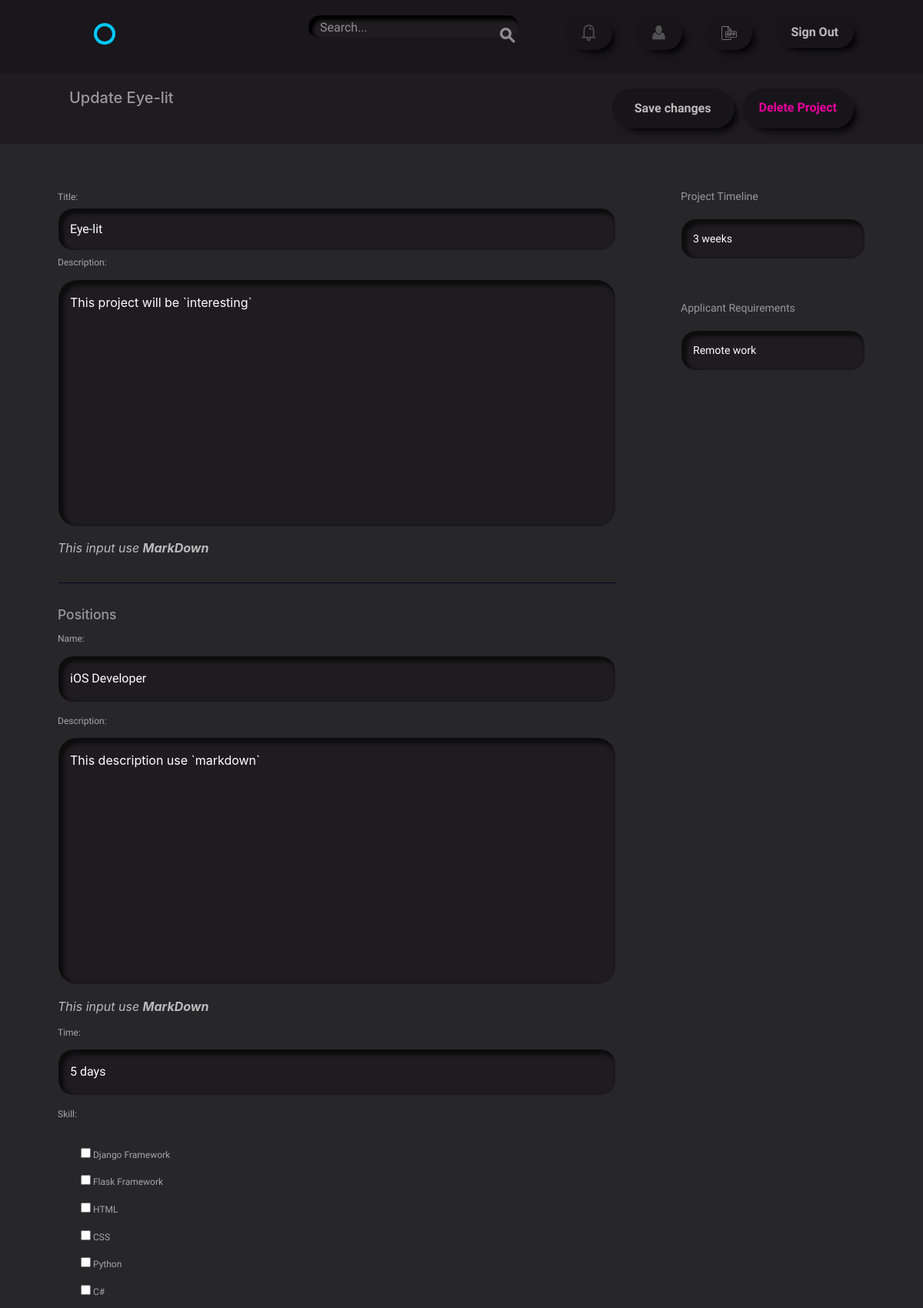
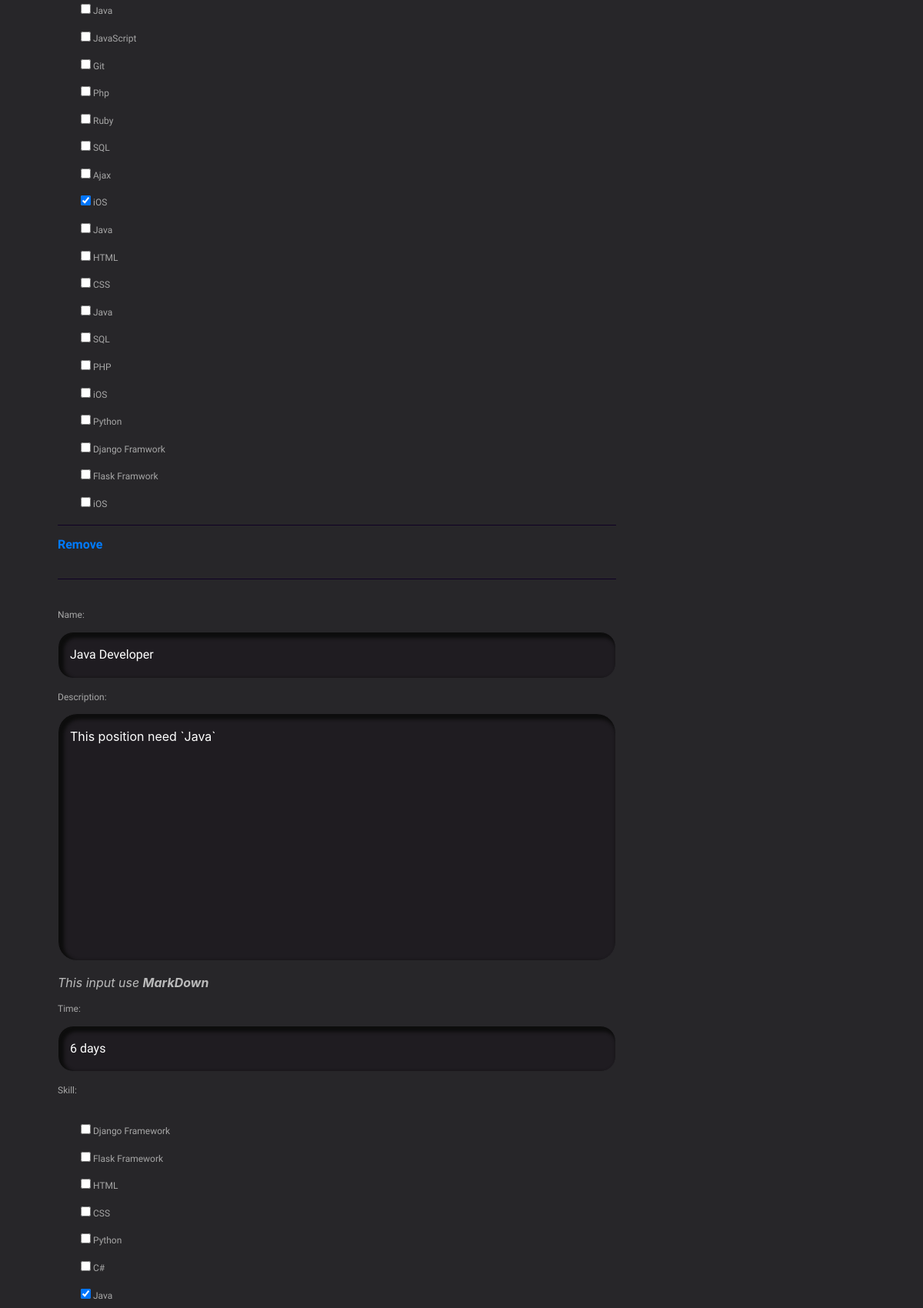
Page /project/12/edit/ (signed in, upper part) on the committed database (2 pictures, top to bottom).
### projects/models.py (models this page shows)
class Project(models.Model):
    user = models.ForeignKey(settings.AUTH_USER_MODEL,
                             related_name='projects',
                             on_delete=models.CASCADE)
    title = models.CharField(max_length=50)
    description = models.TextField(default='')
    time_estimate = models.CharField(max_length=100)
    requirements = models.CharField(max_length=255)
    def __str__(self):
        return '{}'.format(self.title)

### projects/views.py (the view, shortened to what this page needs)
# urls.py: url(r'project/(?P<pk>\d+)/edit/$', views.ProjectEditView.as_view(), name='edit'),
class ProjectEditView(LrM, PtM, UpdateView):
    form_class = forms.ProjectForm
    template_name = "projects/project_edit.html"
    context_object_name = "project"
    def get_page_title(self):
        return "Update {}".format(self.object)
    def get_object(self, queryset=None):
        pk = self.kwargs.get('pk')
        project = models.Project.objects.filter(pk=pk).first()
        return project
    def get_context_data(self, **kwargs):
        context = super().get_context_data(**kwargs)
        context['form'] = self.get_form()
        context['position_formset'] = forms.PositionInlineFormset(
            queryset=models.Position.objects.filter(
                project=context['project']))
        return context

### projects/forms.py
class ProjectForm(forms.ModelForm):
    description = forms.Textarea(attrs={"cols": 28, "rows": 6})
    class Meta:
        model = models.Project
        fields = [
            'title',
            'description',
            'time_estimate',
            'requirements']

### accounts/models.py (called while the page is built)
    def __str__(self):
        return self.name

### projects/mixin.py (called while the page is built)
    def get_context_data(self, **kwargs):
        context = super().get_context_data(**kwargs)
        context['page_title'] = self.get_page_title()
        return context

### projects/templates/projects/project_edit.html (shortened to what this page needs)
{% extends "layout.html" %}
{% block content %}
    <div class="circle--actions--bar action-bar">
        <div class="bounds">
            <div class="grid-100">
                <div class="circle--fluid--cell circle--fluid--primary d-flex justify-content-between">
                    <h2>{{ page_title }}</h2>
                    <div class="d-flex justify-content-end">
                        <input type="submit" form="my_form" value="Save changes"
                               class="button nav_button mr-3">
                        <a class="button nav_button button-del" href="{% url 'projects:delete' project.pk %}">Delete Project</a>
                    </div>
                </div>
            </div>
        </div>
    </div>
<div class="bounds circle--page circle--article">
    <form action="" method="POST" id="my_form" enctype="multipart/form-data">
        <div class="grid-70">
            <label>Title:</label>
            <input id="id_title" name="title" type="text" value="{{ form.title.value }}" required>
            <div class="circle--article--body">
                <label>{{ form.description.label_tag }}</label>
                <p>{{ form.description }}<i>This input use <strong>MarkDown</strong></i></p>
                <hr class="my-5">
            <div class="circle--project--positions">
                <h3>Positions</h3>
                <ol class="circle--clone--list">
                    {% for position in position_formset %}
                        <li class="position-formset">
                            <label>{{ position.name.label_tag }}</label>
                            <p>{{ position.name }}</p>
                            <label>{{ position.description.label_tag }}</label>
                            <p>{{ position.description }}<i>This input use <strong>MarkDown</strong></i></p>
                            <label >{{ position.time.label_tag }}</label>
                            <p>{{ position.time }}</p>
                            <label>{{ position.skill.label_tag }}</label>
                            <p>{{ position.skill }}</p>
                            <hr>
                        </li>
                    <hr class="my-5">
                    {% endfor %}
                </ol>
            </div>
            </div>
        </div>
        <div class="grid-25 grid-push-5">
            <div class="circle--secondary--module">
                <h3>Project Timeline</h3>
                <input id="id_time_estimate" name="time_estimate" value="{{ form.time_estimate.value }}" type="text" required>
            </div>
            <div class="circle--secondary--module">
                <h3>Applicant Requirements</h3>
                <input id="id_requirements" name="requirements" value="{{ form.requirements.value }}" type="text" required>
            </div>
        </div>
    </form>
</div>
{% endblock %}
{% block javascript %}
    {% load static from staticfiles %}
{% endblock %}

### assets/css/style.css (style rules this page uses)
.body { color: #eaeaea; background-color: #272629; }
h1, h2, h3, h4, h5 { color: #999! important; }
p { color: #bbb; }
label { color: #a7a7a7; font-size: 1.2rem; }
.button, .nav_button { border-radius: 50px! important; box-shadow: 8px 8px 10px -5px black! important; background-color: #18151A! important; color: #bbb! important; padding: 17px 22px 17px 22px; transition: color 400ms ease-in-out, background-color 400ms ease-in-out, box-shadow 400ms ease-in-out; }
.action-bar { background-color: #1F1C21; }
.button-del { color: #EB00A0! important; }
input[type="text"], input[type="date"], input[type="email"], input[type="password"], input[type="number"], input[type="url"], textarea { background-color: #1F1C21! important; color: white! important; border: 1px solid #272629! important; border-radius: 20px; box-shadow: 4px 4px 4px 3px #0D0D0D inset! important; margin-bottom: 5px !important; }
textarea { border-radius: 25px; }
li, li::before, li::after { list-style: none! important; }
hr { border-top: 1px solid #0F0024 !important; }
.circle--clone--list p, .circle--clone--list li { margin-bottom: 3px !important; }

### rows in the picture
Project: title "Eye-lit", description "This project will be `interesting`", time_estimate "3 weeks", requirements "Remote work"

### other values in the picture
{{ page_title }} "Update Eye-lit"
{{ position.name.label_tag }} "Name:" "Name:"
{{ position.description.label_tag }} "Description:" "Description:"
{{ position.time.label_tag }} "Time:" "Time:"
{{ position.skill.label_tag }} "Skill:" "Skill:"
